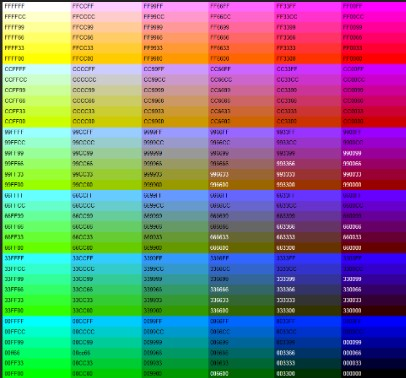
#> input picture Assets/colour test.jpg, 406 x 378 px, found by its file name
$ python 'image test.py'
#> lines starting #> are read from the running program, lines starting #| are printed output that depends on the picture
### imager332.py

def resize(buffer: bytearray, w: int, h: int, factor: int) -> bytearray:
    '''
    Downscale an RGB565 bytearray by the specified factor
    '''
    #calculates the size of the downsacled bytearray
    new_w = w//factor
    new_h = h//factor
    out = bytearray(new_h*new_w*2) #2 bytes per pixel

    i_out = 0
    for y_out in range(new_h): #for each row
        y = y_out*factor #calculates the input row

        for x_out in range(new_w): #for each column
            x = x_out*factor #calculates the input column

            i_in = (y*w + x)*2 #finds the current pixel index

            #allocates the pixel bytes
            out[i_out] = buffer[i_in]
            out[i_out+1] = buffer[i_in+1]

            i_out += 2 #increments the index

    return out


def gamma_correct(r: int, g: int, b: int) -> tuple[int]:
    '''
    Decrase the gamma of an RGB565 colour to saturate it
    '''
    M = max(r << 1, g, b << 1) #find the greatest channel (r & b have a lower bit depth)

    gamma = 0.88 #new gamma-value

    #applies the gamma curve, c**gamma, to the greatest channel
    r = round(31*pow(r/31,gamma)) if r << 1 == M else r
    g = round(63*pow(g/63,gamma)) if g == M else g
    b = round(31*pow(b/31,gamma)) if b << 1 == M else b

    return r, g, b

def to_RGB332(buffer: bytearray) -> bytearray:
    '''
    Downscales an RGB565 bytearray to a gamma-corrected RGB332 bytearray
    '''
    out = bytearray() #RGB332 bytearray to be filled

    for i in range(0, len(buffer), 2): #iteartes over every byte pair

        value = (buffer[i] << 8) | buffer[i+1] #concatenates bytes to the full RGB565 value

        #masks the red, green and blue channels from the value
        r = (value >> 11) & 0x1F
        g = (value >> 5) & 0x3F
        b = value & 0x1F

        r, g, b = gamma_correct(r, g, b) #gamma-corrects the RGB565 value

        #downsacles the channels to RGB332
        r = (r >> 2) & 0x7
        g = (g >> 3) & 0x7
        b = (b >> 3) & 0x3

        colour = (r << 5) | (g << 2) | b #concatenates channels to the RGB332 colour
        out.append(colour)

    return out

def to_RGB565(buffer: bytearray) -> bytearray:
    '''
    Upscale the RGB332 bytearray to RGB565
    '''
    out = bytearray() #RGB565 bytearray to be filled

    for value in buffer: #iterates over every byte

        #masks off the red, green and blue channels
        r = (value >> 5) & 0x7
        g = (value >> 2) & 0x7
        b = value & 0x3

        colour = (r << 13) | (g << 8) | (b << 3) #concatenates channels to the RGB565 value

        #splits the colour into two bytes
        high = (colour >> 8) & 0xFF
        low = colour & 0xFF

        #consecutively appends each byte to the buffer
        out.append(high)
        out.append(low)

    return out

### tests/image test.py
from PIL import Image
from numpy import array
import imager332 as imager

img = Image.open('colour test.jpg').convert('RGB')
#> img is the input picture: PIL image 406x378 RGB; mean R, G, B 124.1, 125.8, 124.1
img.show()

w,h = img.size
#> w = 406; h = 378

def to_rgb565(img: Image.Image) -> bytearray:
    """
    Convert a PIL RGB image to a 1D RGB565 bytearray.
    """

    width, height = img.size
    pixels = img.load()

    out = bytearray(width * height * 2)
    i = 0

    for y in range(height):
        for x in range(width):
            r, g, b = pixels[x, y]

            # Convert 8-bit channels to RGB565
            r5 = (r >> 3) & 0x1F
            g6 = (g >> 2) & 0x3F
            b5 = (b >> 3) & 0x1F

            value = (r5 << 11) | (g6 << 5) | b5

            out[i]   = (value >> 8) & 0xFF  # high byte
            out[i+1] = value & 0xFF         # low byte
            i += 2

    return out

def to_rgb(buf: bytearray, width: int, height: int):
    """
    Convert a 1D RGB565 bytearray into a list of (R,G,B) tuples.
    """
    out = []
    for i in range(0, len(buf), 2):
        value = (buf[i] << 8) | buf[i+1]

        # Extract 5/6/5 bits
        r5 = (value >> 11) & 0x1F
        g6 = (value >> 5) & 0x3F
        b5 = value & 0x1F

        # Scale back to 8-bit
        r = r5 << 3
        g = g6 << 2
        b = b5 << 3

        out.append((r, g, b))

    return out

def to_image(buf: bytearray, width: int, height: int) -> Image.Image:
    """
    Convert RGB565 bytearray to a PIL RGB image.
    """
    rgb = to_rgb(buf, width, height)
    img = Image.new("RGB", (width, height))
    img.putdata(rgb)
    return img

buffer = to_rgb565(img)
#> after the loop in to_rgb565, `for y in range(height):`: i = 306936
print(len(buffer)/1000)
#| 306.936

factor = h//45
#> factor = 8

buffer = imager.resize(buffer, w, h, factor)
bits = imager.to_RGB332(buffer)
print(f'{len(bits)/1000}')
#| 2.35
bits = imager.to_RGB565(bits)
img = to_image(bits, w//factor, h//factor)
#> in to_image, `img = Image.new("RGB", (width, height))`: img: PIL image 50x47 RGB; every value is 0
#> in to_image, `img.putdata(rgb)`:
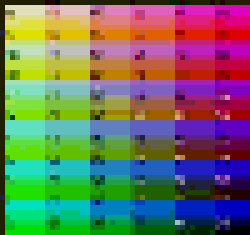
#> img: PIL image 50x47 RGB (shown 5 times larger); mean R, G, B 108.6, 111.9, 94.8
img.show()

$ run again, with Assets/Map 4.jpg copied over Assets/colour test.jpg
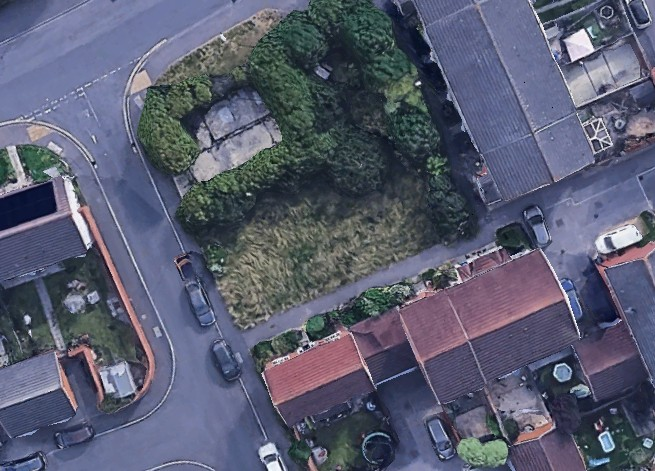
#> input picture Assets/Map 4.jpg, 655 x 471 px, found by its file name
#> img is the input picture: PIL image 655x471 RGB; mean R, G, B 88.9, 92.6, 112.6
#> after the loop in to_rgb565, `for y in range(height):`: i = 617010
#| 617.01
#| 3.055
#> in to_image, `img.putdata(rgb)`:
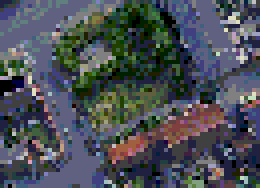
#> img: PIL image 65x47 RGB (shown 4 times larger); mean R, G, B 74.3, 78.9, 86.2

$ run again, with Assets/Map 5.jpg copied over Assets/colour test.jpg
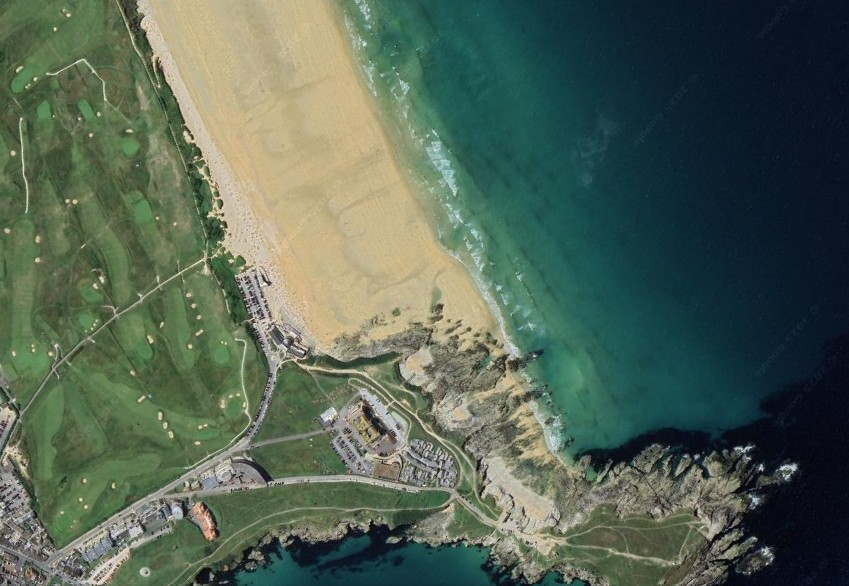
#> input picture Assets/Map 5.jpg, 849 x 586 px, found by its file name
#> img is the input picture: PIL image 849x586 RGB; mean R, G, B 83.8, 100, 84.7
#> after the loop in to_rgb565, `for y in range(height):`: i = 995028
#| 995.028
#| 2.925
#> in to_image, `img.putdata(rgb)`:
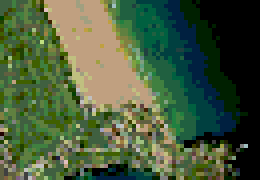
#> img: PIL image 65x45 RGB (shown 4 times larger); mean R, G, B 72.1, 91.7, 60.2
